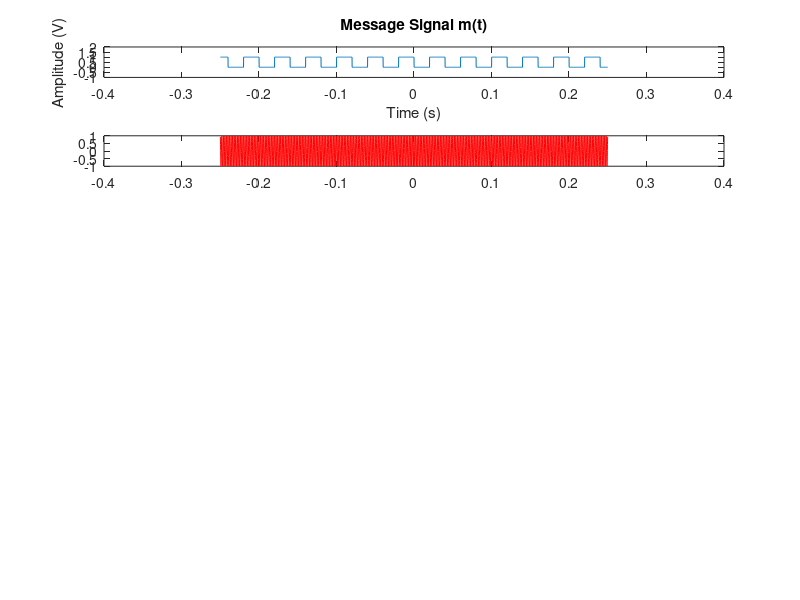

Here is the MATLAB script that generated this plot: (Note: this script raises an error after producing the figure.)
% CHASE LOTITO - SIUC EE UNDEGRAD
% ECE428 INDIVIDUAL PROJECT
%
% 80% 120% BANDWIDTH AM MODULATOR

% NUMBER OF SUBPLOTS
nsub = 6;

% DEFINE MODULATION INDEX
mu1 = 0.8;
mu2 = 1.2;

% DEFINE FREQUENCIES & AMPLITUDES OF m(t), c(t)
Am = 1;         % MESSAGE AMPLITUDE
Ac = 1;         % CARRIER AMPLITUDE
fm = 25;        % MESSAGE FREQ.
fc = 500;      % CARRIER FREQ.

%----------------------------------------------------------------------
% FROM fft.m:
%   For length N input vector x, the DFT is a length N vector X,
%   with elements
%                    N
%      X(k) =       sum  x(n)*exp(-j*2*pi*(k-1)*(n-1)/N), 1 <= k <= N.
%                   n=1
%----------------------------------------------------------------------
% DEFINE SAMPLING FREQUENCY (for N-point FFT)
N = 2048;           % N for the N-point FFT
fs = 8192;         % SAMPLING FREQ.
t = (-(N-1):N-1)/fs;

% GENERATE MESSAGE SIGNAL
T = 1/fm;                            % PULSE TRAIN PERIOD
d = min(t):T:max(t);
mt = Am * pulstran(t, d, 'rectpuls', T/2);
subplot(nsub,1,1);
plot(t,mt);
title('Message Signal m(t)');
xlabel('Time (s)');
ylabel('Amplitude (V)');
ylim([-1 2]);

% GENERATE CARRIER SIGNAL
ct = Ac * cos(2*pi*fc*t);
subplot(nsub,1,2);
plot(t,ct, Color='r');
str = compose('Carrier Signal c(t) (f_c = %dHz)', fc);
title(str);
xlabel('Time (s)');
ylabel('Amplitude (V)');
ylim([-2 2]);

% GENERATE 80% AM SIGNAL
st1 = (1 + mu1 * mt) .* ct;
subplot(nsub,1,3);
plot(t,st1, Color="#8512ac");
title('80% AM Modulated Signal s_1(t)');
xlabel('Time (s)');
ylabel('Amplitude (V)');
ylim([-3 3]);

s1max = max(st1);
fprintf('Max of s1(t) = %f\n', s1max);

% GENERATE 120% AM SIGNAL
st2 = (1 + mu2 * mt) .* ct;
subplot(nsub,1,4);
plot(t,st2, Color="#8512ac");
title('120% AM Modulated Signal s_2(t)');
xlabel('Time (s)');
ylabel('Amplitude (V)');
ylim([-3 3]);

s2max = max(st2);
fprintf('Max of s2(t) = %f\n', s2max);

% GENERATE 80% AM AMPLITUDE SPRECTRUM
Sf1 = 2 / N * abs(fft(st1,N));
f = fs * (0: N/2) / N;
subplot(nsub, 1, 5);
plot(f(1:512), Sf1(1:512), Color="#e86412");
title('Amplitude Spectrum of s_1(t)');
xlabel('Frequency (Hz)');
ylabel('Amplitude');

% GENERATE 120% AM AMPLITUDE SPRECTRUM
Sf2 = 2 / N * abs(fft(st2,N));
f = fs * (0 : N/2) / N;
subplot(nsub, 1, 6);
plot(f(1:512), Sf2(1:512), Color="#e86412");
title('Amplitude Spectrum of s_2(t)');
xlabel('Frequency (Hz)');
ylabel('Amplitude');

% CALCULATE POWER REQUIREMENTS (THEN TAKE RATIO)
ps1 = sum(Sf1.^2) / N;
ps2 = sum(Sf2.^2) / N;
pratio = ps2/ps1;
fprintf("Power of 80%%: %f\n", ps1);
fprintf("Power of 120%%: %f\n", ps2);
fprintf("120%% Power by 80%% Power: %f\n", pratio);